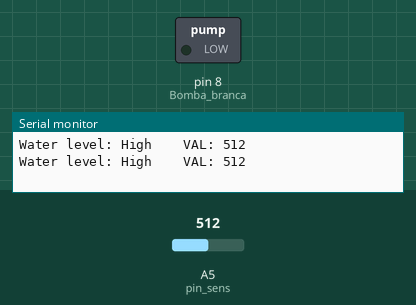
Simulated run of this sketch. Board: Arduino Uno, built with avr-gcc and run on an emulated ATmega328P. On the bench: switched loads named in the sketch (green lamp = pin HIGH), the last lines printed to the serial monitor. The inputs (shaded band) are chosen by the test bench; at power-on: A5 (pin_sens) = 512.

Above: at 1.2 s.
1.3 s: A5 (pin_sens) set to 502
3.2 s: A5 (pin_sens) set to 479
At 5.1 s:
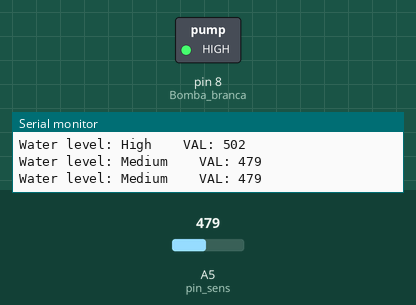
5.5 s: A5 (pin_sens) set to 505
At 6.7 s:
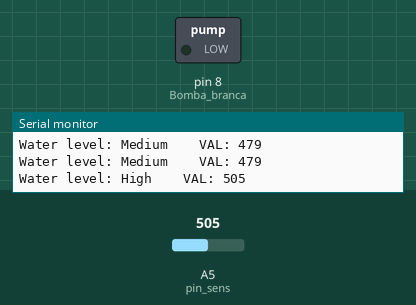
7.5 s: A5 (pin_sens) set to 485
At 9.4 s:
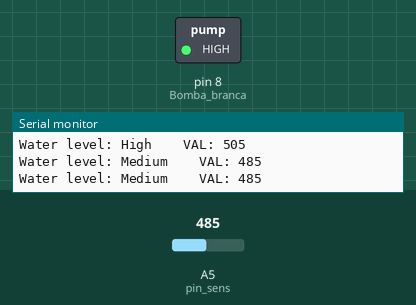
Timing chart, 0 to 10.5 s (numbered marks = the images above; inputs shaded):
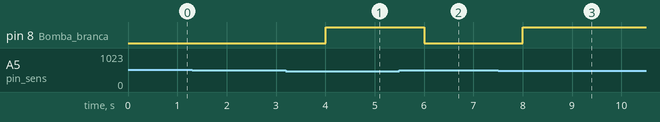

Measured:
- the behaviour switches between 496 and 495 on A5 (pin_sens) (found by bisection; images 0 and 1)
- after the input at 3.2 s, pin 8 (Bomba_branca): LOW → HIGH after 0.80 s
- after the input at 5.5 s, pin 8 (Bomba_branca): HIGH → LOW after 0.51 s
- after the input at 7.5 s, pin 8 (Bomba_branca): LOW → HIGH after 0.51 s

The sketch:

test_4.ino
```cpp
/*transferir agua até o nivel de agua no recetor estar a High
 * codigo está bem
 * problema é o mesmo que no teste anterior (test_3)
 * com o sensor de agua
 *
*/

int valor = 0;  // holds the value
int pin_sens = A5; // sensor pin used
char nivel_agua[100]; //guarda o nivel de agua
char buf[100];

void setup()
{
  Serial.begin(9600);
  pinMode(8, OUTPUT); //Bomba branca
}

void loop()
{
  valor = analogRead(pin_sens); //Read data from analog pin and store it to valor variable
  update_nivel_agua();

  if(strcmp(nivel_agua,"High")==0)
    digitalWrite(8,LOW); //desliga branca
  else
    digitalWrite(8,HIGH); //liga branca

  delay(1000);
}

void update_nivel_agua()
{
   valor = analogRead(pin_sens); //Read data from analog pin and store it to valor variable
   if (valor<=100)
  {
    sprintf(nivel_agua,"Empty");
    sprintf(buf, "Water level: Empty \t VAL: %d", valor);
    Serial.println(buf);
  }
  else if (valor>100 && valor<=450)
  {
    sprintf(nivel_agua,"Low");
    sprintf(buf, "Water level: Low \t VAL: %d", valor);
    Serial.println(buf);
  }
  else if (valor>450 && valor<=495)
  {
    sprintf(nivel_agua,"Medium");
    sprintf(buf, "Water level: Medium \t VAL: %d", valor);
    Serial.println(buf);
  }
  else if (valor>485)
  {
    sprintf(nivel_agua,"High");
    sprintf(buf, "Water level: High \t VAL: %d", valor);
    Serial.println(buf);
  }
}
```
